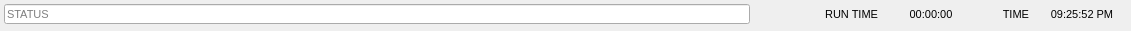
   <widget class="QWidget" name="layoutWidget">
    <property name="geometry">
     <rect>
      <x>10</x>
      <y>820</y>
      <width>1131</width>
      <height>31</height>
     </rect>
    </property>
    <layout class="QHBoxLayout" name="status_layout">
     <property name="spacing">
      <number>8</number>
     </property>
     <property name="leftMargin">
      <number>4</number>
     </property>
     <property name="topMargin">
      <number>0</number>
     </property>
     <property name="rightMargin">
      <number>4</number>
     </property>
     <property name="bottomMargin">
      <number>2</number>
     </property>
     <item>
      <widget class="QLineEdit" name="lineEdit_statusbar">
       <property name="sizePolicy">
        <sizepolicy hsizetype="Preferred" vsizetype="Fixed">
         <horstretch>1</horstretch>
         <verstretch>0</verstretch>
        </sizepolicy>
       </property>
       <property name="minimumSize">
        <size>
         <width>746</width>
         <height>20</height>
        </size>
       </property>
       <property name="maximumSize">
        <size>
         <width>940</width>
         <height>20</height>
        </size>
       </property>
       <property name="font">
        <font>
         <pointsize>8</pointsize>
        </font>
       </property>
       <property name="focusPolicy">
        <enum>Qt::NoFocus</enum>
       </property>
       <property name="autoFillBackground">
        <bool>false</bool>
       </property>
       <property name="readOnly">
        <bool>true</bool>
       </property>
       <property name="placeholderText">
        <string>STATUS</string>
       </property>
       <property name="clearButtonEnabled">
        <bool>false</bool>
       </property>
      </widget>
     </item>
     <item>
      <spacer name="horizontalSpacer">
       <property name="orientation">
        <enum>Qt::Horizontal</enum>
       </property>
       <property name="sizeType">
        <enum>QSizePolicy::Preferred</enum>
       </property>
       <property name="sizeHint" stdset="0">
        <size>
         <width>380</width>
         <height>10</height>
        </size>
       </property>
      </spacer>
     </item>
     <item>
      <widget class="QLabel" name="label_44">
       <property name="sizePolicy">
        <sizepolicy hsizetype="Fixed" vsizetype="Preferred">
         <horstretch>0</horstretch>
         <verstretch>0</verstretch>
        </sizepolicy>
       </property>
       <property name="minimumSize">
        <size>
         <width>88</width>
         <height>0</height>
        </size>
       </property>
       <property name="maximumSize">
        <size>
         <width>88</width>
         <height>36</height>
        </size>
       </property>
       <property name="font">
        <font>
         <pointsize>8</pointsize>
        </font>
       </property>
       <property name="text">
        <string>RUN TIME</string>
       </property>
       <property name="alignment">
        <set>Qt::AlignRight|Qt::AlignTrailing|Qt::AlignVCenter</set>
       </property>
      </widget>
     </item>
     <item>
      <widget class="StatusLabel" name="lbl_runtime">
       <property name="minimumSize">
        <size>
         <width>90</width>
         <height>0</height>
        </size>
       </property>
       <property name="maximumSize">
        <size>
         <width>90</width>
         <height>36</height>
        </size>
       </property>
       <property name="font">
        <font>
         <pointsize>8</pointsize>
        </font>
       </property>
       <property name="text">
        <string>00:00:00</string>
       </property>
       <property name="alignment">
        <set>Qt::AlignCenter</set>
       </property>
       <property name="textTemplate" stdset="0">
        <string>00:00:00</string>
       </property>
       <property name="feed_override_status" stdset="0">
        <bool>false</bool>
       </property>
      </widget>
     </item>
     <item>
      <widget class="QLabel" name="label_11">
       <property name="minimumSize">
        <size>
         <width>45</width>
         <height>0</height>
        </size>
       </property>
       <property name="maximumSize">
        <size>
         <width>45</width>
         <height>16777215</height>
        </size>
       </property>
       <property name="font">
        <font>
         <pointsize>8</pointsize>
        </font>
       </property>
       <property name="text">
        <string>TIME</string>
       </property>
       <property name="alignment">
        <set>Qt::AlignRight|Qt::AlignTrailing|Qt::AlignVCenter</set>
       </property>
      </widget>
     </item>
     <item>
      <widget class="StatusLabel" name="lbl_clock">
       <property name="sizePolicy">
        <sizepolicy hsizetype="Fixed" vsizetype="Preferred">
         <horstretch>0</horstretch>
         <verstretch>0</verstretch>
        </sizepolicy>
       </property>
       <property name="minimumSize">
        <size>
         <width>90</width>
         <height>0</height>
        </size>
       </property>
       <property name="maximumSize">
        <size>
         <width>90</width>
         <height>36</height>
        </size>
       </property>
       <property name="font">
        <font>
         <pointsize>8</pointsize>
        </font>
       </property>
       <property name="frameShape">
        <enum>QFrame::NoFrame</enum>
       </property>
       <property name="frameShadow">
        <enum>QFrame::Sunken</enum>
       </property>
       <property name="lineWidth">
        <number>2</number>
       </property>
       <property name="text">
        <string>09:25:52 PM</string>
       </property>
       <property name="alignment">
        <set>Qt::AlignCenter</set>
       </property>
       <property name="textTemplate" stdset="0">
        <string>%I:%M:%S %p</string>
       </property>
       <property name="feed_override_status" stdset="0">
        <bool>false</bool>
       </property>
       <property name="time_stamp_status" stdset="0">
        <bool>true</bool>
       </property>
      </widget>
     </item>
    </layout>
   </widget>
